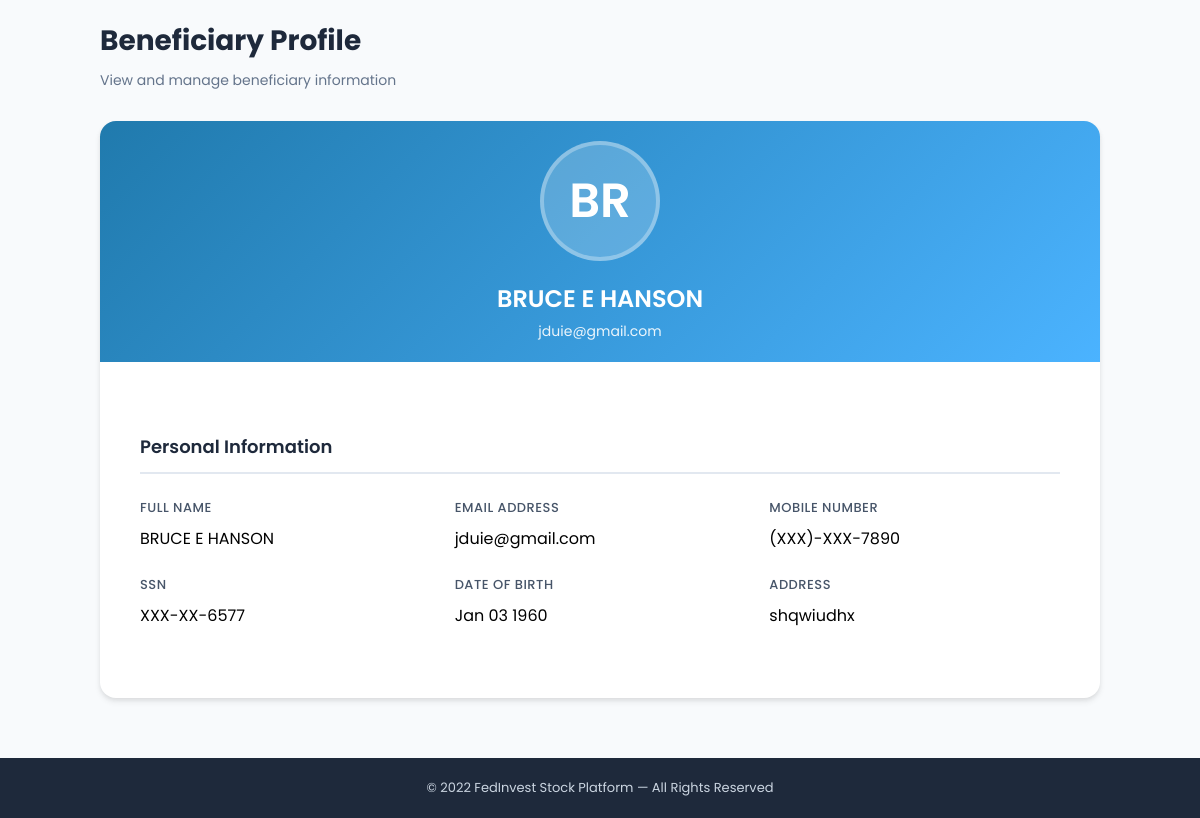
/beneficiary/1/ (signed in), run on the app's committed database.
### app1/models.py (models this page shows, shortened)
class BeneficiaryProfile(models.Model):
    user = models.ForeignKey(User, on_delete=models.CASCADE, related_name='beneficiaries')
    full_name = models.CharField(max_length=100, blank=True)
    mobile = models.CharField(max_length=15, validators=[mobile_validator], blank=True, null=True)
    email = models.EmailField(
        max_length=100,
        validators=[EmailValidator(message="Enter a valid email address")],
        blank=True,
        null=True
    )
    ssn = models.CharField(
        max_length=9,
        validators=[RegexValidator(r'^\d{9}$', message="SSN must be exactly 9 digits")],
        verbose_name="Social Security Number",blank=True, null=True
    )
    relation = models.CharField(max_length=50, blank=True, help_text="Relationship with account holder")
    image = models.ImageField(upload_to='beneficiary_images/', null=True, blank=True)
    address = models.TextField(blank=True)
    date_of_birth = models.DateField(blank=True, null=True)
    updated_at = models.DateTimeField(auto_now=True)
    def masked_mobile(self):
        if self.mobile and len(self.mobile) >= 4:
            return "(XXX)-XXX-" + self.mobile[-4:]
    def masked_ssn(self):
        if self.ssn and len(self.ssn) == 9:
            return "XXX-XX-" + self.ssn[-4:]

### app1/views.py (the view)
# urls.py: path('beneficiary/<int:beneficiary_id>/', views.get_beneficiary_profile, name='get_beneficiary_profile'),
@login_required
def get_beneficiary_profile(request, beneficiary_id):
    beneficiary = get_object_or_404(BeneficiaryProfile, id=beneficiary_id, user=request.user)
    return render(request, 'beneficiaryprofile.html', {'beneficiary': beneficiary})

### templates/beneficiaryprofile.html (shortened to what this page needs)
{% load static %}
<!DOCTYPE html>
<html lang="en">
<head>
  <link rel="stylesheet" href="{% static 'css/style.css' %}">
</head>
<body>
<div class="profile_main">
  <main>
    <div class="profile-wrapper">
      <div class="page-header">
        <h1 class="page-title">Beneficiary Profile</h1>
        <p class="page-subtitle">View and manage beneficiary information</p>
      </div>
      <div class="profile-card">
        <div class="profile-header">
          <div class="profile-avatar">
            {% if beneficiary.image %}
              <img src="{{ beneficiary.image.url }}" alt="Beneficiary Picture">
            {% else %}
              {{ beneficiary.full_name|default:"B" | slice:":2" | upper }}
            {% endif %}
          </div>
          <h2 class="profile-name">{{ beneficiary.full_name|default:"Beneficiary" }}</h2>
          <p class="profile-email">{{ beneficiary.email|default:"No email provided" }}</p>
        </div>
        <div class="profile-body">
          <h3 class="section-title">Personal Information</h3>
          <div class="form-grid">
            <div class="form-group">
              <label>Full Name</label>
              <p>{{ beneficiary.full_name }}</p>
            </div>
            <div class="form-group">
              <label>Email Address</label>
              <p>{{ beneficiary.email|default:"No email provided" }}</p>
            </div>
            <div class="form-group">
              <label>Mobile Number</label>
              <p>{{ beneficiary.masked_mobile }}</p>
            </div>
             <div class="form-group">
              {% if beneficiary.ssn %}
                <label for="ssn">SSN </label>
                   <p>{{ beneficiary.masked_ssn }}</p>
        {% endif %}
            </div>
            <div class="form-group">
              {% if beneficiary.date_of_birth %}
                <label>Date of Birth</label>
                <p>{{ beneficiary.date_of_birth|date:"M d Y" }}</p>
              {% endif %}
            </div>
            <div class="form-group">
              {% if beneficiary.address %}
                <label>Address</label>
                <p>{{ beneficiary.address }}</p>
              {% endif %}
            </div>
          </div>
        </div>
      </div>
    </div>
  </main>
  <footer>
    © 2022 FedInvest Stock Platform — All Rights Reserved
  </footer>
</div>
</body>
</html>

### static/css/style.css (style rules this page uses)
* { margin: 0; padding: 0; box-sizing: border-box; font-family: 'Poppins', sans-serif; }
.section-title { font-size: 28px; font-weight: 900; color: #000; margin: 31px 0px 21px 0px; }

### templates/beneficiaryprofile.html (style rules this page uses)
* { margin: 0; padding: 0; box-sizing: border-box; }
.profile_main { font-family: "Poppins", sans-serif; background: #f8fafc; min-height: 100vh; display: flex; flex-direction: column; }
main { flex: 1; padding: 20px; display: flex; justify-content: center; align-items: flex-start; }
.profile-wrapper { width: 100%; max-width: 1000px; }
.page-header { margin-bottom: 30px; }
.page-title { font-size: 28px; font-weight: 700; color: #1e293b; margin-bottom: 8px; }
.page-subtitle { font-size: 14px; color: #64748b; }
.profile-card { background: #fff; border-radius: 16px; box-shadow: 0 4px 6px rgba(0,0,0,0.07),0 2px 4px rgba(0,0,0,0.06); overflow: hidden; animation: fadeIn 0.4s ease-in-out; }
.profile-header { background: linear-gradient(135deg, #207aad 0%, #4bb3ff 100%); padding: 20px; color: white; text-align:center; position:relative; }
.profile-avatar { width:120px; height:120px; border-radius:50%; background: rgba(255,255,255,0.2); border:4px solid rgba(255,255,255,0.3); display:flex; align-items:center; justify-content:center; margin:0 auto 20px; font-size:48px; font-weight:600; color:white; }
.profile-name { font-size:24px; font-weight:600; margin-bottom:5px; }
.profile-email { font-size:14px; opacity:0.9; }
.profile-body { padding:40px; }
.section-title { font-size:18px; font-weight:600; color:#1e293b; margin-bottom:24px; padding-bottom:12px; border-bottom:2px solid #e2e8f0; }
.form-grid { display:grid; grid-template-columns: repeat(auto-fit, minmax(280px, 1fr)); gap:24px; margin-bottom:30px; }
.form-group { display:flex; flex-direction:column; }
label { display:block; margin-bottom:8px; color:#475569; font-size:13px; font-weight:500; text-transform:uppercase; letter-spacing:0.5px; }
footer { background:#1e293b; color:#cbd5e1; text-align:center; padding:20px; font-size:13px; margin-top:40px; }

### data on the page
BeneficiaryProfile: full_name "BR", full_name "BRUCE E HANSON", email "jduie@gmail.com", masked_mobile "(XXX)-XXX-7890", masked_ssn "XXX-XX-6577", date_of_birth "Jan 03 1960", address "shqwiudhx"
